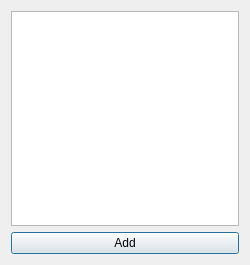
<?xml version="1.0" encoding="UTF-8"?>
<ui version="4.0">
 <class>StocksInPlayLinkSelector</class>
 <widget class="QDialog" name="StocksInPlayLinkSelector">
  <property name="geometry">
   <rect>
    <x>0</x>
    <y>0</y>
    <width>250</width>
    <height>265</height>
   </rect>
  </property>
  <property name="windowTitle">
   <string extracomment="Window title. Stocks In Play - Stock Screener, http://stocksinplay.ru. It's ok not to translate &quot;Stocks In Play&quot; (e.g. you can just copy-paste &quot;Stocks In Play&quot; to your translation)">Add from Stocks In Play</string>
  </property>
  <layout class="QGridLayout" name="gridLayout">
   <item row="0" column="0">
    <widget class="QListWidget" name="listWidget"/>
   </item>
   <item row="1" column="0">
    <widget class="QPushButton" name="pushButton">
     <property name="text">
      <string extracomment="This is the label on a button that user pushes to issue the command">Add</string>
     </property>
    </widget>
   </item>
  </layout>
 </widget>
 <tabstops>
  <tabstop>listWidget</tabstop>
  <tabstop>pushButton</tabstop>
 </tabstops>
 <resources/>
 <connections>
  <connection>
   <sender>pushButton</sender>
   <signal>clicked()</signal>
   <receiver>StocksInPlayLinkSelector</receiver>
   <slot>slotAdd()</slot>
   <hints>
    <hint type="sourcelabel">
     <x>142</x>
     <y>227</y>
    </hint>
    <hint type="destinationlabel">
     <x>142</x>
     <y>251</y>
    </hint>
   </hints>
  </connection>
  <connection>
   <sender>listWidget</sender>
   <signal>itemDoubleClicked(QListWidgetItem*)</signal>
   <receiver>StocksInPlayLinkSelector</receiver>
   <slot>slotAdd()</slot>
   <hints>
    <hint type="sourcelabel">
     <x>120</x>
     <y>154</y>
    </hint>
    <hint type="destinationlabel">
     <x>287</x>
     <y>151</y>
    </hint>
   </hints>
  </connection>
 </connections>
 <slots>
  <slot>slotAdd()</slot>
 </slots>
</ui>
